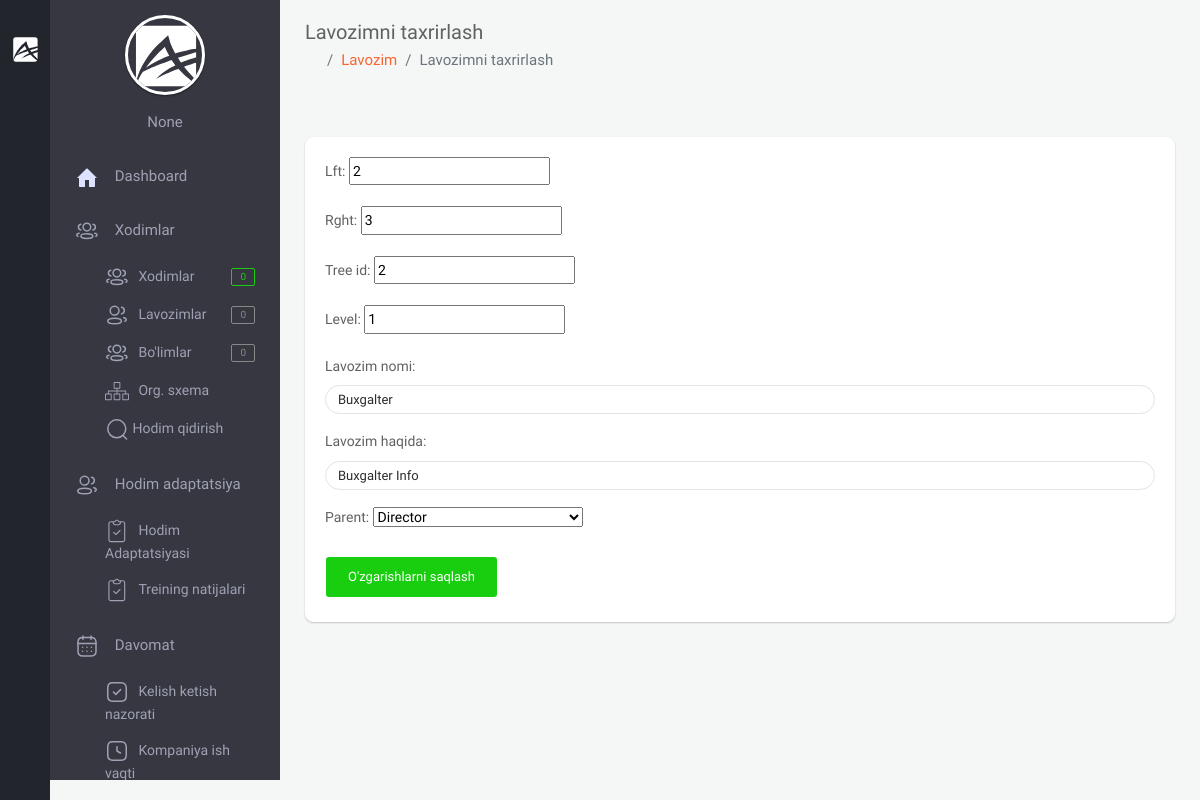
/backoffice/position/update/7 (signed in), run on the app's committed database.
### app/models.py (models this page shows, shortened)
class User(AbstractUser):
    branch = models.ForeignKey(Branch, on_delete=models.CASCADE, null=True, blank=True, verbose_name="Filial")
    company = models.ForeignKey("Company", on_delete=models.CASCADE, null=True, blank=True, verbose_name='Kompaniya')
    is_director = models.BooleanField(default=True)
    created_at = models.DateTimeField(auto_now_add=True)
    class Meta:
        verbose_name_plural = "HR"

class Position(MPTTModel):
    name = models.CharField(max_length=255, verbose_name="Lavozim nomi")
    info = models.CharField(max_length=255, null=True, blank=True, verbose_name='Lavozim haqida')
    company = models.ForeignKey(Company, on_delete=models.CASCADE, verbose_name='Kompaniya')
    parent = TreeForeignKey('self', on_delete=models.CASCADE, null=True, blank=True, related_name='children')
    created_at = models.DateTimeField(auto_now_add=True)
    def __str__(self):
        return self.name
    class MPTTMeta:
        ordering = ['-created_at']
        verbose_name_plural = "Lavozim"

### backoffice/views.py (the view, shortened to what this page needs)
# urls.py: path('position/update/<int:pk>', views.PositionUpdateView.as_view(), name="position_update"),
class PositionUpdateView(LoginRequiredMixin, generic.UpdateView):
    template_name = 'backoffice/pages/department/update.html'
    form_class = forms.PositionModelForm
    model = models.Position
    success_url = reverse_lazy('position')

### backoffice/forms.py
class PositionModelForm(forms.ModelForm):
    class Meta:
        model = models.Position
        exclude = ('company',)
        widgets = {
            'name': forms.TextInput(attrs={'class': 'form-control'}),
            'info': forms.TextInput(attrs={'class': 'form-control'}),
        }

### backoffice/context_processors.py (called while the page is built, shortened)
def staff_amount(request):
    amount_staff = None
    if request.user.is_anonymous == False:
        company = request.user.company
        staff = models.Staff.objects.filter(company=company)
        amount_staff = staff.count()
    return {"amount_staff": amount_staff}

def position_amount(request):
    position_amounts = None
    if request.user.is_anonymous == False:
        company = request.user.company
        position = models.Position.objects.filter(company=company)
        position_amounts = position.count()
    return {
        'position_amounts': position_amounts
    }

def department_amount(request):
    department_amounts = None
    if request.user.is_anonymous == False:
        company = request.user.company
        department = models.Department.objects.filter(company=company)
        department_amounts = department.count()
    return {
        'department_amounts': department_amounts
    }

def bot_user_list_counter(request):
    department_amounts = None
    if request.user.is_anonymous == False:
        company = request.user.company
        department = models.NewStaff.objects.filter(company=company)
        department_amounts = department.count()
    return {
        'bot_user_list_counter': department_amounts
    }

def staff_gender_statistic(request):
    male = None
    female = None
    return {
        "male_count": '',
        "female_count": '',
        "company_staff_count": '',
        "width_male": '',
        "width_female": '',
    }

### templates/backoffice/pages/department/update.html (shortened to what this page needs)
{% extends 'backoffice/base.html' %}
{% block content %}
    <section class="content home">
        <div class="container-fluid">
        <div class="block-header">
            <div class="row clearfix">
                <div class="col-lg-5 col-md-5 col-sm-12">
                    <h2>Lavozimni taxrirlash</h2>
                    <ul class="breadcrumb padding-0">
                        <li class="breadcrumb-item"><a href="{% url 'backoffice-main' %}"><i class="zmdi zmdi-home"></i></a></li>
                        <li class="breadcrumb-item active"><a href="{% url 'position' %}">Lavozim</a></li>
                        <li class="breadcrumb-item active">Lavozimni taxrirlash</li>
                    </ul>
                </div>
            </div>
        </div>
        <div class="row clearfix">
            <div class="col-lg-12">
                <div class="card">
                    <div class="header">
                    </div>
                    <div class="body">
                        <form action="" method="post" enctype="multipart/form-data">
                            {{ form.as_p }}
                            <button type="submit" class="btn btn-success waves-effect">O'zgarishlarni saqlash</button>
                        </form>
                    </div>
                </div>
            </div>
        </div>
    </div>
    </section>
{% endblock %}

### templates/backoffice/parts/minileftbar.html (shortened to what this page needs)
{% load static %}
<aside id="minileftbar" class="minileftbar">
    <ul class="menu_list">
        <li>
            <a href="javascript:void(0);" class="bars" style="display: inline;"></a>
            <a class="navbar-brand" href="{% url 'backoffice-main' %}"><img src="{% static 'backoffice/assets/images/logo.svg' %}" alt="Alpino"></a>
        </li>
        <li><a href="javascript:void(0);" class="menu-sm"><i class="zmdi zmdi-swap"></i></a></li>
        <li><a href="" title="Events"><i class="zmdi zmdi-calendar"></i></a></li>
        <li><a href="" title="Contact List"><i class="zmdi zmdi-account-box-phone"></i></a></li>
        <li><a href="javascript:void(0);" class="fullscreen" data-provide="fullscreen"><i
                class="zmdi zmdi-fullscreen"></i></a></li>
        <li class="power">
            <a href="{% url 'logout' %}" class="mega-menu"><i class="zmdi zmdi-power"></i></a>
        </li>
    </ul>
</aside>
<aside class="right_menu">
    <div id="leftsidebar" class="sidebar">
        <div class="menu">
            <ul class="list">
                <li>
                    <div class="user-info m-b-20">
                        <div class="image">
                        {% if request.user.company.logo_url %}
                            <a href="{% url 'company_update' request.user.company.id %}" class=" waves-effect waves-block"><img src="{% if request.user.company.logo_url %}{{ request.user.company.logo_url }}{% endif %}" alt="User" style="width: 100px;height: 100px;"></a>
                        {% else %}
                            <a href="{% url 'company_update' request.user.company.id %}" class=" waves-effect waves-block"><img src="{% static 'backoffice/assets/images/logo.svg' %}" alt="User"></a>
                        {% endif %}
                        </div>
                        <div class="detail">
                            <p style="color:#9FA2B4;">{{ request.user.company }}</p>
                        </div>
                    </div>
                </li>
                <li><a href="{% url 'backoffice-main' %}" class="toggled waves-effect waves-block">
                    <svg width="24" height="24" viewBox="0 0 24 24" fill="none" xmlns="http://www.w3.org/2000/svg">
                     <path d="M2 13L11.293 3.707C11.6835 3.31662 12.3165 3.31662 12.707 3.707L22 13H20V21C20 21.5523 19.5523 22 19 22H14V15H10V22H5C4.44772 22 4 21.5523 4 21V13H2Z" fill="#DDE2FF"/>
                    </svg>
                    <span>Dashboard</span>
                    </a>
                </li>
                <li><a href="javascript:void(0);" class="menu-toggle waves-effect waves-block toggled">
                    <span>Xodimlar</span></a>
                    <ul class="ml-menu" style="display: block;">
                        <li>
                                <a href="{% url 'staff' %}" class="waves-effect waves-block">
                                    <span>Xodimlar</span>
                                    <span class="badge badge-success float-right">{{ amount_staff }}</span>
                                </a>
                        </li>
                        <li>
                                <a href="{% url 'position' %}" class="waves-effect waves-block">
                                    <span>Lavozimlar</span>
                                    <span class="badge badge-default float-right">{{ position_amounts }}</span>
                                </a>
                        </li>
                        <li>
                                <a href="{% url 'department' %}" class="waves-effect waves-block">
                                    <span>Bo'limlar</span>
                                    <span class="badge badge-default float-right">{{ department_amounts }}</span>
                                </a>
                        </li>
                        <li>
                                <a href="{% url 'staff_org_system' %}" class="waves-effect waves-block">
                                    <span>Org. sxema</span>
                                </a>
                        </li>
                        <li>
                                <a href="{% url 'search_staff' %}" class="waves-effect waves-block">
                                    Hodim qidirish
                                </a>
                        </li>
                    </ul>
                </li>
                <li><a href="javascript:void(0);" class="menu-toggle waves-effect waves-block toggled">
                    <span>Hodim adaptatsiya</span></a>
                    <ul class="ml-menu" style="display: block;">
                        <li>
                            <a href="{% url 'training_info' %}" class=" waves-effect waves-block">
                                <span>Hodim Adaptatsiyasi</span>
                            </a>
                        </li>
                        <li>
                            <a href="{% url 'staff_training_answer' %}" class=" waves-effect waves-block">
                                <span>Treining natijalari</span>
                            </a>
                        </li>
                    </ul>
                </li>
                <li>
                    <a href="javascript:void(0);" class="menu-toggle waves-effect waves-block toggled">
                    <span>Davomat</span></a>
                    <ul class="ml-menu" style="display: block;">
                        <li>
                            <a href="{% url 'control_staff_flow' %}" class=" waves-effect waves-block">
                                <span>Kelish ketish nazorati</span>
                            </a>
                        </li>
                        <li>
                            <a href="{% url 'company_schedule' %}" class=" waves-effect waves-block">
                                <span>Kompaniya ish vaqti</span>
                            </a>
                        </li>
                    </ul>
                </li>
            </ul>
        </div>
    </div>
</aside>

### backoffice/static/backoffice/assets/css/color_skins.css (style rules this page uses)
.theme-black .minileftbar { background: #22252b }
.theme-black .minileftbar .menu_list li a { color: #afafaf }

### data on the page
User: user.company "None"
Position: lft "2", rght "3", tree_id "2", level "1", name "Buxgalter", info "Buxgalter Info", parent "Director"

### other printed values
{{ amount_staff }} "0"
{{ position_amounts }} "0"
{{ department_amounts }} "0"
